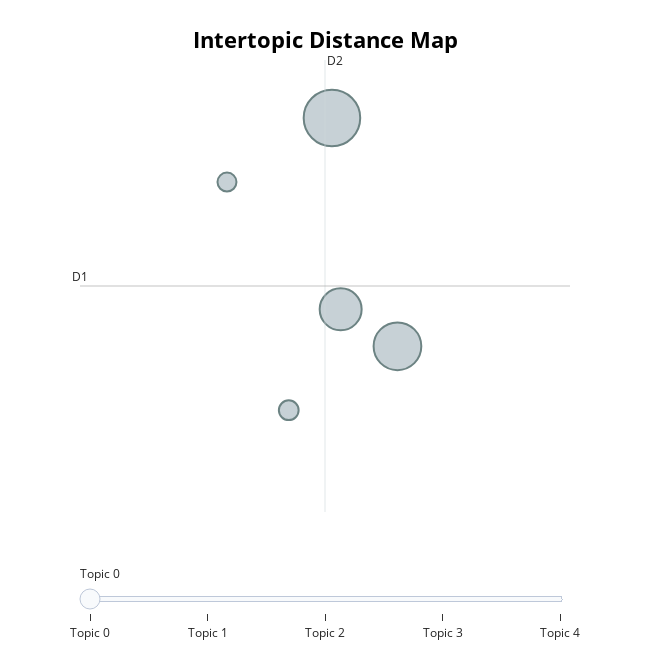

Notebook cell for this chart:
### Code cell
topic_model5.visualize_topics()

### Figure 1 — Plotly figure (JSON) as saved in the notebook; plotly's stock layout.template omitted (floating-point values rounded to 4 significant figures)
{"data": [{"customdata": [[0, "use | field | quantum | energy | model", 15775], [1, "model | image | method | propose | use", 11222], [2, "system | use | network | propose | model", 8689], [3, "user | use | student | model | software", 1926], [4, "graph | network | vertex | problem | algorithm", 1779]], "hovertemplate": "<b>Topic %{customdata[0]}</b><br>%{customdata[1]}<br>Size: %{customdata[2]}", "legendgroup": "", "marker": {"color": "#B0BEC5", "line": {"color": "DarkSlateGrey", "width": 2}, "size": [15775, 11222, 8689, 1926, 1779], "sizemode": "area", "sizeref": 9.859, "symbol": "circle"}, "mode": "markers", "name": "", "orientation": "v", "showlegend": false, "type": "scatter", "x": [12.28, 13.02, 12.38, 11.79, 11.09], "xaxis": "x", "y": [-1.475, -2.347, -2.205, -2.591, -1.72], "yaxis": "y"}], "layout": {"annotations": [{"showarrow": false, "text": "D1", "x": 9.427, "y": -2.117, "yshift": 10}, {"showarrow": false, "text": "D2", "x": 12.2, "xshift": 10, "y": -1.254}], "height": 650, "hoverlabel": {"bgcolor": "white", "font": {"family": "Rockwell", "size": 16}}, "legend": {"itemsizing": "constant", "tracegroupgap": 0}, "margin": {"t": 60}, "shapes": [{"line": {"color": "#CFD8DC", "width": 2}, "type": "line", "x0": 12.2, "x1": 12.2, "y0": -2.979, "y1": -1.254}, {"line": {"color": "#9E9E9E", "width": 2}, "type": "line", "x0": 9.427, "x1": 14.97, "y0": -2.117, "y1": -2.117}], "sliders": [{"active": 0, "pad": {"t": 50}, "steps": [{"args": [{"marker.color": [["red", "#B0BEC5", "#B0BEC5", "#B0BEC5", "#B0BEC5"]]}], "label": "Topic 0", "method": "update"}, {"args": [{"marker.color": [["#B0BEC5", "red", "#B0BEC5", "#B0BEC5", "#B0BEC5"]]}], "label": "Topic 1", "method": "update"}, {"args": [{"marker.color": [["#B0BEC5", "#B0BEC5", "red", "#B0BEC5", "#B0BEC5"]]}], "label": "Topic 2", "method": "update"}, {"args": [{"marker.color": [["#B0BEC5", "#B0BEC5", "#B0BEC5", "red", "#B0BEC5"]]}], "label": "Topic 3", "method": "update"}, {"args": [{"marker.color": [["#B0BEC5", "#B0BEC5", "#B0BEC5", "#B0BEC5", "red"]]}], "label": "Topic 4", "method": "update"}]}], "title": {"font": {"color": "Black", "size": 22}, "text": "<b>Intertopic Distance Map</b>", "x": 0.5, "xanchor": "center", "y": 0.95, "yanchor": "top"}, "width": 650, "xaxis": {"anchor": "y", "domain": [0, 1], "range": [9.427, 14.97], "title": {"text": ""}, "type": "linear", "visible": false}, "yaxis": {"anchor": "x", "domain": [0, 1], "range": [-2.979, -1.254], "title": {"text": ""}, "type": "linear", "visible": false}}}
